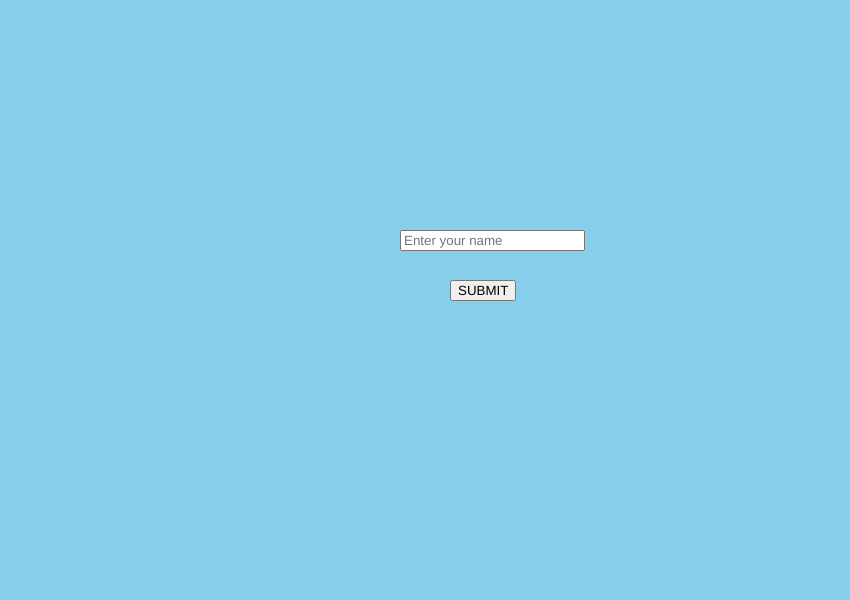
Frame 1 (no input)
Frame 60 (no input): identical to frame 1, image omitted
Frame 120 (the mouse pressed at the canvas centre since frame 60): identical to frame 1, image omitted

The p5.js sketch that drew this single still picture (run headless with seeded random() and noise() and a simulated clock; from frame 60 on, the mouse is pressed at the canvas centre):

// p5.js sketch
// ── sketch.js
function setup(){
  createCanvas(850,600);
  input=createInput().attribute("placeholder", "Enter your name ")
  input.position(400,230)
  bP=createButton("SUBMIT")
  bP.position(450,280)
  bP.mousePressed(logic)
  
  
  
  }
  function draw(){
  background("skyblue");
  
    
  }
  function logic(){
  input.hide()
  bP.hide()
  H=createElement("h1")
  H.html("Hello! "+input.value() )
  H.position(425,10)
  A=createElement("h1")
  A.html("Let`s see if you can answer these ")
  A.position(300,50)
  B=createElement("h1")
  B.html("Questions ")
  B.position(425,100)
  C=createElement("h2")
  C.html("Q1)What is the full form of cod")
  C.position(50,200)
  D=createElement("h2")
  D.html("a) call of dog")
  D.position(50,250)
  E=createElement("h2")
  E.html("b) call of dragon")
  E.position(50,300)
  G=createElement("h2")
  G.html("c)call of duty")
  G.position(50,350)
  I=createElement("h2")
  I.html("d) call of donkey")
  I.position(50,400)
  bp=createButton("SUBMIT")
  bp.position(100,550)
  bp.mousePressed(logic2)
  output=createInput().attribute("placeholder", "Enter the correct option")
  output.position(400,550)
  }
  function logic2(){
  H.hide()
  A.hide()
  B.hide()
  C.hide()
  D.hide()
  E.hide()
  G.hide()
  I.hide()
  bp.hide()
  output.hide()
  W=createElement("h1")
  W.html("YOUR ANSWERS")
  W.position(100,100)
  Q=createElement("h2")
  Q.html("Q1) "+output.value())
  Q.position(100,150)
  S=createElement("h1")
  S.html("CORRECT ANSWERS")
  S.position(100,300)
  E=createElement("h2")
  E.html("Q1) c")
  E.position(100,400)
  D=createElement("h1")
  D.html("THANK YOU FOR ATTENDING OUR QUIZ")
  D.position(50,500)
  }
  
  
  
